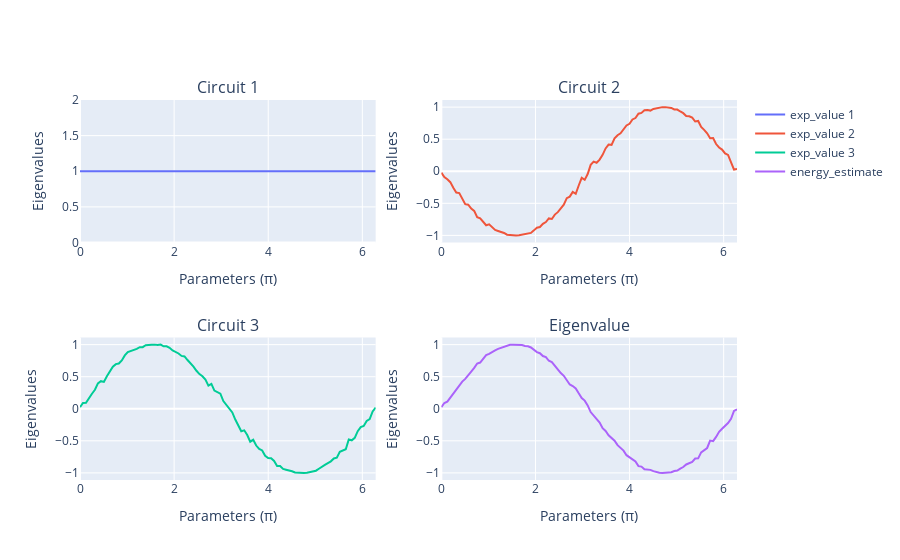

The notebook cell saved with this chart:
### Markdown cell above
## Looking into eigenvalue evoluation with parameter

### Code cell
# plots of eigenvalue of each circuits and total eigenvalue
from plotly.subplots import make_subplots
import plotly.graph_objects as go

# Initialize figure with subplots
fig = make_subplots(
    rows=2, cols=2, subplot_titles=("Circuit 1", "Circuit 2", "Circuit 3", "Eigenvalue")
)
fig.update_xaxes(title_text="Parameters (π)")
fig.update_yaxes(title_text="Eigenvalues")

# Add traces
fig.add_trace(go.Scatter(x=parameters1, y=read_1_list, name="exp_value 1"), row=1, col=1)
fig.add_trace(go.Scatter(x=parameters1, y=read_2_list, name="exp_value 2"), row=1, col=2)
fig.add_trace(go.Scatter(x=parameters1, y=read_3_list, name="exp_value 3"), row=2, col=1)
fig.add_trace(go.Scatter(x=parameters1, y=energy_estimates, name="energy_estimate"), row=2, col=2)
